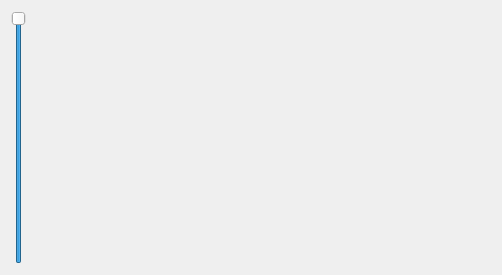
<?xml version="1.0" encoding="UTF-8"?>
<ui version="4.0">
 <class>colorLatexWidget</class>
 <widget class="QWidget" name="colorLatexWidget">
  <property name="geometry">
   <rect>
    <x>0</x>
    <y>0</y>
    <width>502</width>
    <height>275</height>
   </rect>
  </property>
  <property name="sizePolicy">
   <sizepolicy hsizetype="MinimumExpanding" vsizetype="MinimumExpanding">
    <horstretch>0</horstretch>
    <verstretch>0</verstretch>
   </sizepolicy>
  </property>
  <property name="windowTitle">
   <string>Form</string>
  </property>
  <layout class="QGridLayout" name="gridLayout">
   <item row="0" column="0">
    <widget class="QSlider" name="verticalSlider">
     <property name="sizePolicy">
      <sizepolicy hsizetype="Fixed" vsizetype="Expanding">
       <horstretch>0</horstretch>
       <verstretch>0</verstretch>
      </sizepolicy>
     </property>
     <property name="toolTip">
      <string>Насыщенность</string>
     </property>
     <property name="maximum">
      <number>255</number>
     </property>
     <property name="value">
      <number>255</number>
     </property>
     <property name="orientation">
      <enum>Qt::Vertical</enum>
     </property>
    </widget>
   </item>
   <item row="0" column="1">
    <layout class="QVBoxLayout" name="verticalLayout">
     <item>
      <widget class="QWidget" name="widget" native="true">
       <property name="sizePolicy">
        <sizepolicy hsizetype="Preferred" vsizetype="Expanding">
         <horstretch>0</horstretch>
         <verstretch>0</verstretch>
        </sizepolicy>
       </property>
       <property name="minimumSize">
        <size>
         <width>340</width>
         <height>200</height>
        </size>
       </property>
      </widget>
     </item>
     <item>
      <widget class="QWidget" name="preview" native="true">
       <property name="sizePolicy">
        <sizepolicy hsizetype="Expanding" vsizetype="Preferred">
         <horstretch>32</horstretch>
         <verstretch>160</verstretch>
        </sizepolicy>
       </property>
       <property name="minimumSize">
        <size>
         <width>160</width>
         <height>32</height>
        </size>
       </property>
      </widget>
     </item>
    </layout>
   </item>
  </layout>
 </widget>
 <resources/>
 <connections/>
</ui>
